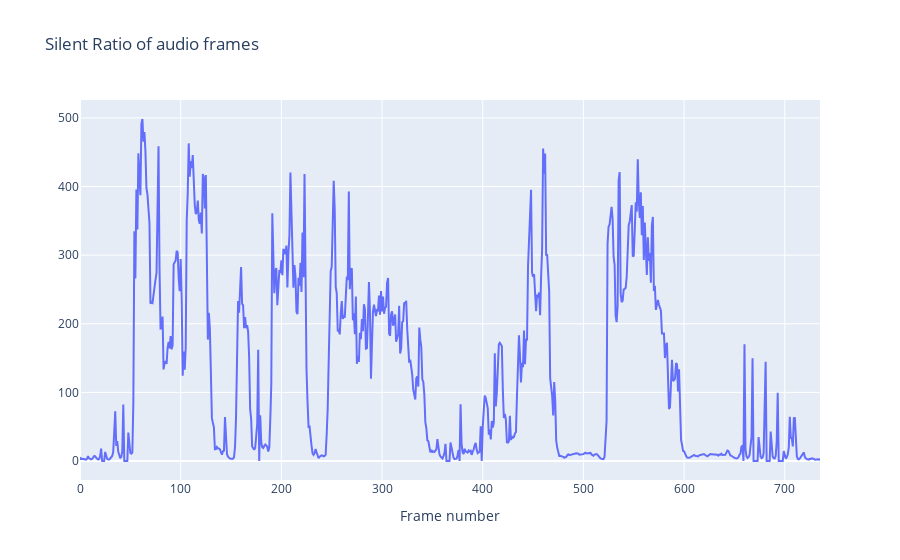

Notebook cell for this chart:
### Code cell
plot_sr(frames)

### Figure 1 — Plotly figure (JSON) as saved in the notebook; plotly's stock layout.template omitted (floating-point values rounded to 4 significant figures; data arrays with more than 128 entries replaced by an {"elided": "..."} marker saying what was removed)
{"data": [{"mode": "lines", "type": "scatter", "x": {"elided": "736 int values"}, "y": {"elided": "736 float values"}}], "layout": {"title": {"text": "Silent Ratio of audio frames"}, "xaxis": {"anchor": "y", "domain": [0, 1], "title": {"text": "Frame number"}}, "yaxis": {"anchor": "x", "domain": [0, 1]}}}
